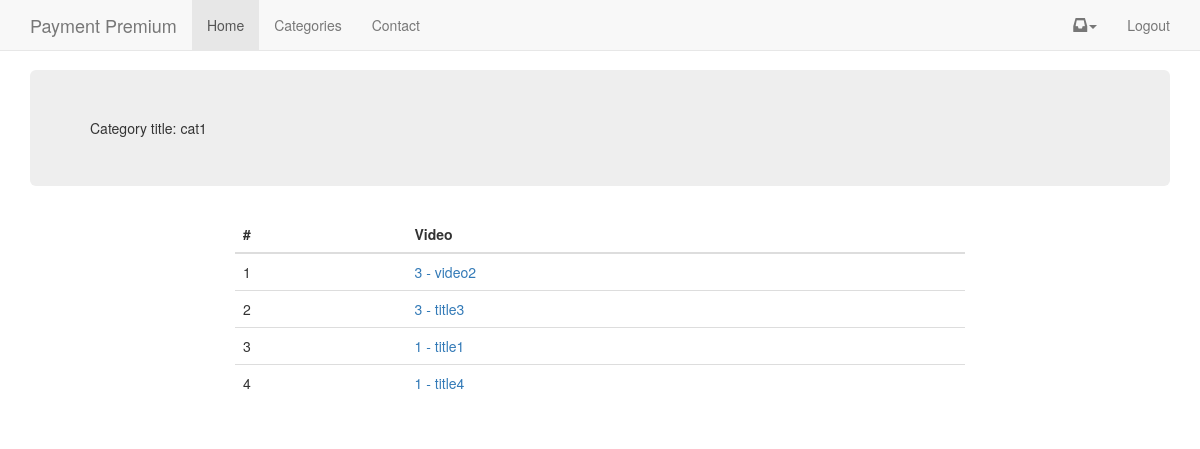
The app's page /projects/cat-1/ (signed in) with its own data.
### videos/models.py (models this page shows, shortened)
class Category(models.Model):
	title = models.CharField(max_length=120)
	description = models.TextField(max_length=5000, null=True, blank=True)
	image = models.ImageField(upload_to="images/", null=True, blank=True)
	slug = models.SlugField(default="abc", unique=True)
	active = models.BooleanField(default=True)
	featured = models.BooleanField(default=False)
	timestamp = models.DateTimeField(auto_now_add=True, auto_now=False)
	updated = models.DateTimeField(auto_now_add=False, auto_now=True)
	objects = CategoryManager()
	class Meta:
		ordering = ["title", "timestamp"]
	def get_image_url(self):
		return "{}{}".format(settings.MEDIA_URL, self.image)

class Video(models.Model):
	title =  models.CharField(max_length=120)
	embed_code = models.CharField(max_length=500, null=True, blank=True)
	slug = models.SlugField(null=True, blank=True)
	order = models.PositiveIntegerField(default=1)
	share_message = models.TextField(default=DEFAULT_MESSAGE)
	active = models.BooleanField(default=True)
	featured = models.BooleanField(default=False)
	free_preview = models.BooleanField(default=False)
	category = models.ForeignKey("Category", default=1)
	timestamp = models.DateTimeField(auto_now_add=True, auto_now=False, null=True)
	updated = models.DateTimeField(auto_now_add=False, auto_now=True, null=True)
	objects = VideoManager()
	class Meta:
		unique_together = ('slug', 'category')
	def get_absolute_url(self):
		try:
			return reverse("video_detail", kwargs={"slug": self.slug, "cat_slug": self.category.slug})
		except:
			return "/"

### videos/views.py (the view)
# urls.py: url(r'^projects/(?P<cat_slug>[\w-]+)/$', category_detail, name="project_detail"),
@login_required
def category_detail(request, cat_slug):
	obj = get_object_or_404(Category, slug=cat_slug)
	videos = obj.video_set.all()
	page_view.send(request.user,
		page_path = request.get_full_path(),
		notify_primary = obj,
		)
	context = {
		"obj": obj,
		"videos": videos,
	}
	return render(request, "category_detail.html", context)

### analytics/models.py (called while the page is built)
def page_view_received(sender, **kwargs):
	kwargs.pop("signal", None)
	page_path = kwargs.pop("page_path", None)
	notify_primary = kwargs.pop("notify_primary", None)
	notify_secondary = kwargs.pop("notify_secondary", None)
	user = sender
	if user.is_anonymous:
		new_page_view = PageView.objects.create(path=page_path, timestamp = timezone.now())
	else:
		new_page_view = PageView.objects.create(path=page_path, user=user, timestamp = timezone.now())
	if notify_primary:
		new_page_view.primary_object_id = notify_primary.id
		new_page_view.primary_content_type = ContentType.objects.get_for_model(notify_primary)
		new_page_view.save()
	if notify_secondary:
		new_page_view.secondary_object_id = notify_secondary.id
		new_page_view.secondary_content_type = ContentType.objects.get_for_model(notify_secondary)
		new_page_view.save()

### videos/models.py (called while the page is built)
	def active(self):
		return self.filter(active=True)

	def has_embed(self):
		return self.filter(embed_code__isnull=False).exclude(embed_code__iexact="")

	def get_queryset(self):
		return VideoQueryset(self.model, using=self._db)

	def all(self):
		return self.get_queryset().active().has_embed().order_by("-order")

	def active(self):
		return self.filter(active=True)

	def get_queryset(self):
		return CategoryQueryset(self.model, using=self._db)

	def all(self):
		return self.get_queryset().active()

### videos/templates/category_detail.html (shortened to what this page needs)
{% extends 'base.html' %} {% block jumbotron %}
<div class="jumbotron">
    <div class="row">
        <div class="col-sm-6">
            Category title: {{ obj.title }}
        </div>
        <div class="col-sm-6">
        </div>
    </div>
</div>
{% endblock %} {% block content %}
<div class="col-sm-8 col-sm-offset-2">
{% if videos %}
    <table class="table">
    	<thead>
    		<th>#</th>
    		<th>Video</th>
    	</thead>
        {% for video in videos %}
        <tr>
        	<td>{{ forloop.counter }}</td>
        	<td>
        		{% if request.user.is_authenticated %}
        		<a href="{{ video.get_absolute_url }}">{{ video.order }} - {{ video.title }}</a>
        		{% endif %}
        	</td>
        </tr>
        {% endfor %}
    </table>
{% else %}
	<div>Project will come soon</div>
{% endif %}
</div>
{% endblock content %}

### records on screen
Category: title "cat1"
Video: order "3", title "video2"
Video: order "3", title "title3"
Video: order "1", title "title1"
Video: order "1", title "title4"
